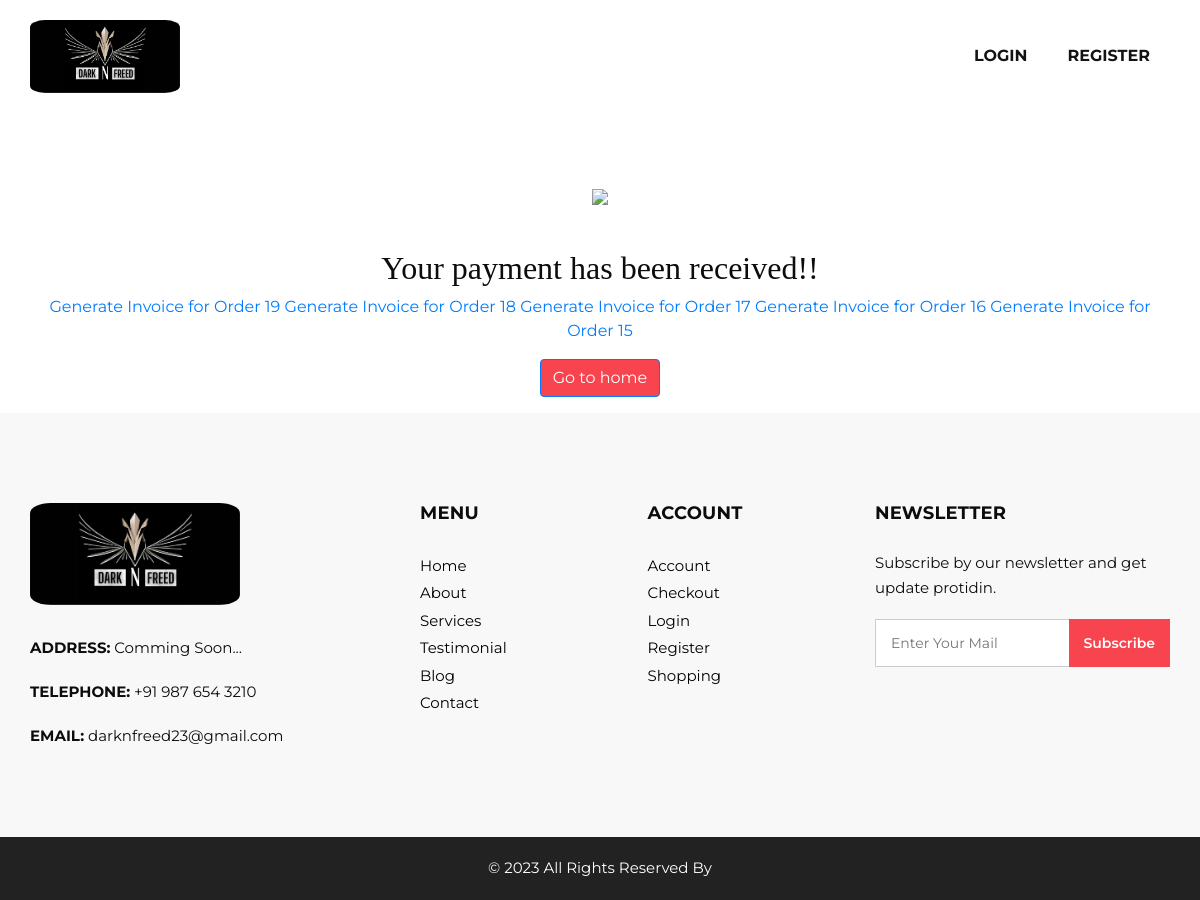
Before: /success/ with the older database file.
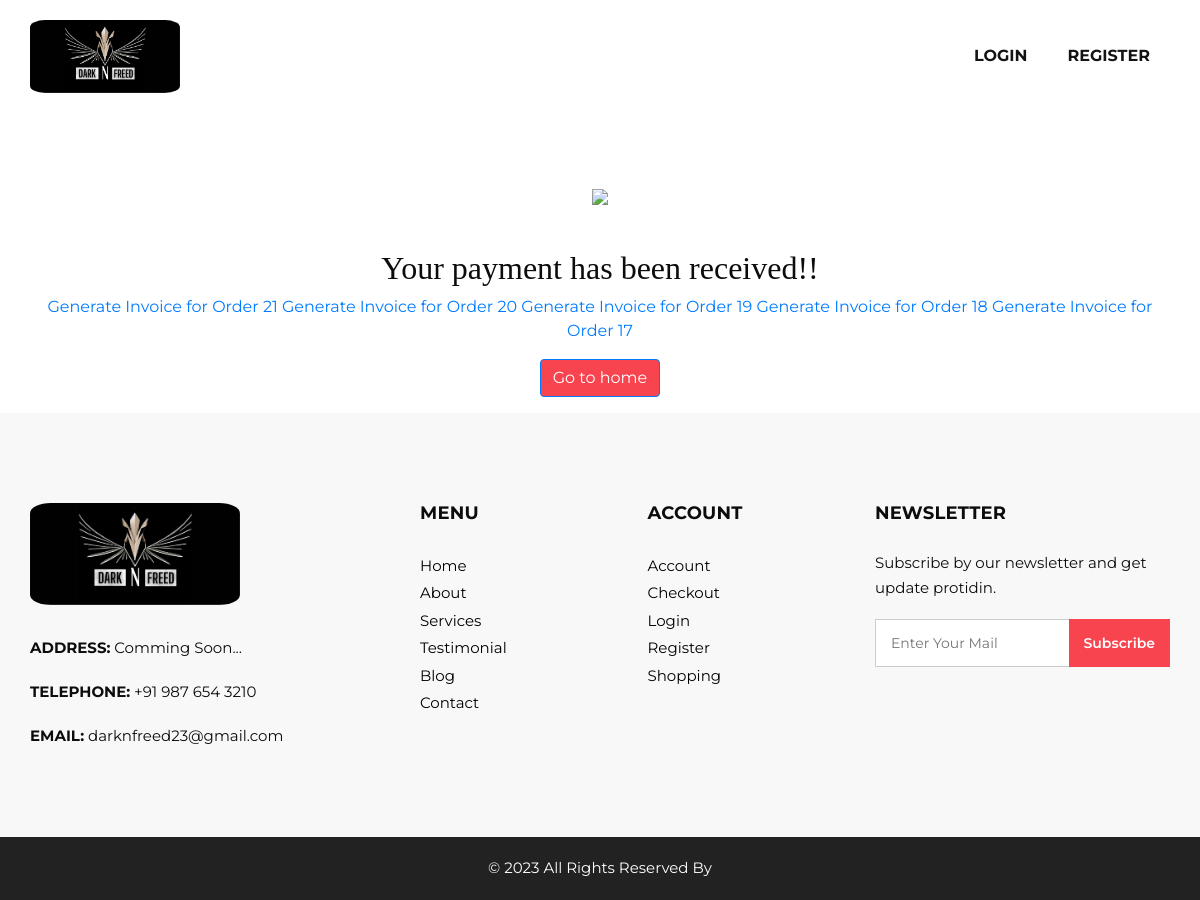
After: the same page with the newer database file.
### product/models.py (models this page shows, shortened)
class Order(models.Model):
    Full_name = models.CharField(max_length=50)
    email = models.EmailField()
    address = models.CharField(max_length=250)
    city = models.CharField(max_length=100)
    created = models.DateTimeField(auto_now_add=True)
    update = models.DateTimeField(auto_now=True)
    paid = models.BooleanField(default=False)
    class Meta:
        ordering = ('-created',)

### PayOnline/views.py (the view, shortened to what this page needs)
# urls.py: path('success/' , views.success , name='success'),
@csrf_exempt
def success(request):
    orders = Order.objects.all().order_by('-created')[:5]
    return render(request, "PayOnline/success.html",{'orders': orders})

### templates/PayOnline/success.html
{% extends 'core/hf.html' %}
{% load static %}
{% block body %}
<div class="container mx-auto mt-5 pt-4 text-center">
    <img src="https://encrypted-tbn0.gstatic.com/images?q=tbn%3AANd9GcTgyobPWtA8sK4FUdJ7v2mVN1k1XYUwsy1q8A&usqp=CAU">
    <h2 class="mt-3 pt-4">Your payment has been received!!</h2>
    {% for order in orders %}
    <a href="{% url 'donate:generate_invoice' order_id=order.id %}">Generate Invoice for Order {{ order.id }}</a>
    {% endfor %}
    <div class="form-group col-md-12 mt-3">
        <a href="{% url 'core:home' %}" class="btn btn-primary" style="background-color: #f7444e;">Go to home</a>
    </div>
</div>
{% endblock %}

Changed rows visible on the page:
no longer on this page (row unchanged): Order: id "16"
no longer on this page (row unchanged): Order: id "15"
added Order: id "21"
added Order: id "20"
